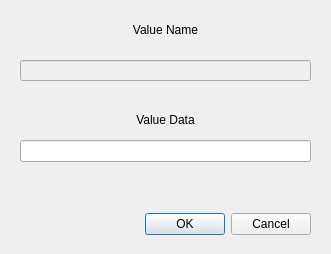
<?xml version="1.0" encoding="UTF-8"?>
<ui version="4.0">
 <class>EditBinaryDialog</class>
 <widget class="QDialog" name="EditBinaryDialog">
  <property name="geometry">
   <rect>
    <x>0</x>
    <y>0</y>
    <width>331</width>
    <height>254</height>
   </rect>
  </property>
  <property name="windowTitle">
   <string>Dialog</string>
  </property>
  <property name="inputMethodHints">
   <set>Qt::ImhNone</set>
  </property>
  <widget class="QLineEdit" name="lineEdit">
   <property name="enabled">
    <bool>false</bool>
   </property>
   <property name="geometry">
    <rect>
     <x>20</x>
     <y>60</y>
     <width>291</width>
     <height>21</height>
    </rect>
   </property>
  </widget>
  <widget class="QLineEdit" name="lineEdit_2">
   <property name="enabled">
    <bool>true</bool>
   </property>
   <property name="geometry">
    <rect>
     <x>20</x>
     <y>140</y>
     <width>291</width>
     <height>22</height>
    </rect>
   </property>
   <property name="inputMethodHints">
    <set>Qt::ImhDigitsOnly</set>
   </property>
  </widget>
  <widget class="QLabel" name="label">
   <property name="geometry">
    <rect>
     <x>20</x>
     <y>20</y>
     <width>291</width>
     <height>20</height>
    </rect>
   </property>
   <property name="text">
    <string>Value Name</string>
   </property>
   <property name="alignment">
    <set>Qt::AlignCenter</set>
   </property>
  </widget>
  <widget class="QLabel" name="label_2">
   <property name="geometry">
    <rect>
     <x>20</x>
     <y>110</y>
     <width>291</width>
     <height>20</height>
    </rect>
   </property>
   <property name="text">
    <string>Value Data</string>
   </property>
   <property name="alignment">
    <set>Qt::AlignCenter</set>
   </property>
  </widget>
  <widget class="QDialogButtonBox" name="buttonBox">
   <property name="geometry">
    <rect>
     <x>20</x>
     <y>210</y>
     <width>291</width>
     <height>28</height>
    </rect>
   </property>
   <property name="standardButtons">
    <set>QDialogButtonBox::Cancel|QDialogButtonBox::Ok</set>
   </property>
  </widget>
 </widget>
 <resources/>
 <connections/>
</ui>
